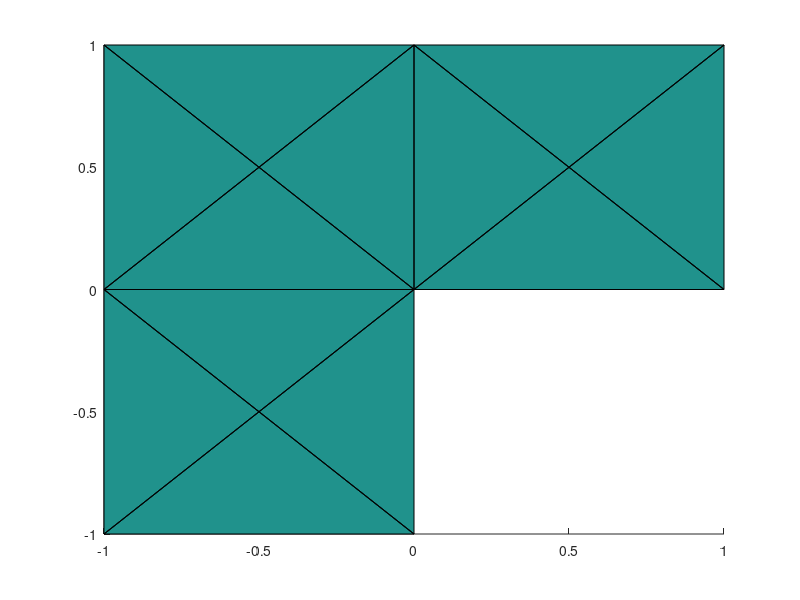

Write the MATLAB code that produced this figure. (Note: this script raises an error after producing the figure.)
clear all
% FEM2D  two-dimensional finite element method for linear second order PDE.
% Initialisation
load coordinates.dat; 
load elements.dat;
eval('load neumann.dat;','neumann=[];');
eval('load material.dat;','material=ones(size(elements,1),1);');
load dirichlet.dat; 
%*** Graphic representation
figure(1)
patch(reshape(coordinates(elements,1),[],3)', ...
      reshape(coordinates(elements,2),[],3)',material(:,[1,1,1])')
view(2)
%*** Refinement
for k=1:4
  [coordinates,elements,material,dirichlet,neumann] ...
     = refineR(coordinates,elements,material,dirichlet,neumann);
end
%*** Prescribe values at Dirichlet nodes
para.dirichlet = unique(dirichlet);
u = zeros(size(coordinates,1),1);
u(para.dirichlet) = uD(coordinates(para.dirichlet,:)); 
%*** Store mesh as structure
para.elements = elements;
para.coordinates = coordinates;
para.material = material;
para.freenodes = setdiff(1:size(coordinates,1), para.dirichlet);
%*** Right hand side
para.b = zeros(size(coordinates,1),1);
for j = 1:size(elements,1)
  vertices = coordinates(elements(j,:),:);  
  xM = sum(vertices)/3;
  para.b(elements(j,:)) = para.b(elements(j,:)) ...
   +det([1 1 1;vertices']) * f1(xM,material(j))/6 ...
   -1/2*(vertices([2,3,1],:)-vertices([3,1,2],:))*[0,-1;1,0]*f2(xM,material(j))';
end
%*** Neumann conditions
for j = 1 : size(neumann,1)
   n = coordinates(neumann(j,2),:) - coordinates(neumann(j,1),:);
   dist = norm(n);
   n = ([0,1;-1,0]*n')/dist;
   xM = sum(coordinates(neumann(j,:),:))/2;
   para.b(neumann(j,:)) = para.b(neumann(j,:)) ...
                        + 0.5 * dist * (g(xM)+f2(xM,material(j))*n);
end
%*** Solve with Newton and variable step size
[u,nit] = newton(u,@F,@DF,1e-10,20,para);
fprintf('No. of Newton iterations = %3i\n',nit)
%*** Graphic representation
figure(2)
trisurf(elements,coordinates(:,1),coordinates(:,2),u,'facecolor','interp')

view(-16,20)
print -depsc2 'Solution_nonlinear'